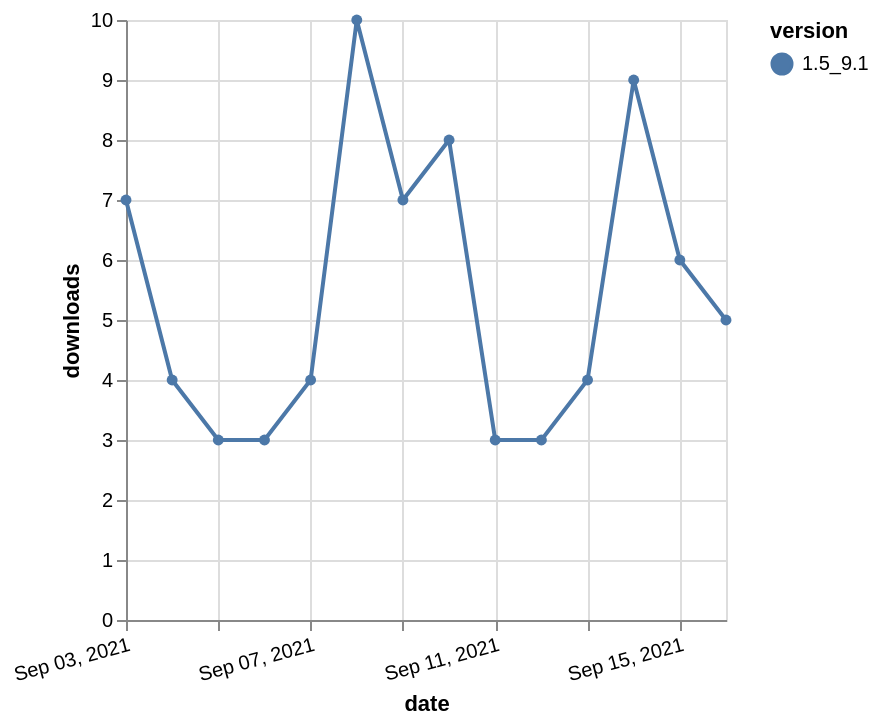

Vega-Lite specification for this chart:
### Vega-Lite specification from a JSON file in a GitHub repository (floating-point values rounded to 4 significant figures)
{"$schema": "https://vega.github.io/schema/vega-lite/v5.json", "description": "A simple bar chart with embedded data.", "data": {"values": [{"date": "2021-09-03", "total": 24028, "delta": 7, "version": "1.5_9.1"}, {"date": "2021-09-04", "total": 24032, "delta": 4, "version": "1.5_9.1"}, {"date": "2021-09-05", "total": 24035, "delta": 3, "version": "1.5_9.1"}, {"date": "2021-09-06", "total": 24038, "delta": 3, "version": "1.5_9.1"}, {"date": "2021-09-07", "total": 24042, "delta": 4, "version": "1.5_9.1"}, {"date": "2021-09-08", "total": 24052, "delta": 10, "version": "1.5_9.1"}, {"date": "2021-09-09", "total": 24059, "delta": 7, "version": "1.5_9.1"}, {"date": "2021-09-10", "total": 24067, "delta": 8, "version": "1.5_9.1"}, {"date": "2021-09-11", "total": 24070, "delta": 3, "version": "1.5_9.1"}, {"date": "2021-09-12", "total": 24073, "delta": 3, "version": "1.5_9.1"}, {"date": "2021-09-13", "total": 24077, "delta": 4, "version": "1.5_9.1"}, {"date": "2021-09-14", "total": 24086, "delta": 9, "version": "1.5_9.1"}, {"date": "2021-09-15", "total": 24092, "delta": 6, "version": "1.5_9.1"}, {"date": "2021-09-16", "total": 24097, "delta": 5, "version": "1.5_9.1"}]}, "width": "container", "mark": {"type": "line", "point": {"filled": true}}, "encoding": {"x": {"field": "date", "type": "temporal", "timeUnit": "yearmonthdate", "title": "date", "axis": {"labelAngle": -15}}, "y": {"field": "delta", "type": "quantitative", "title": "downloads"}, "color": {"field": "version", "type": "nominal"}, "tooltip": {"field": "delta"}}}
